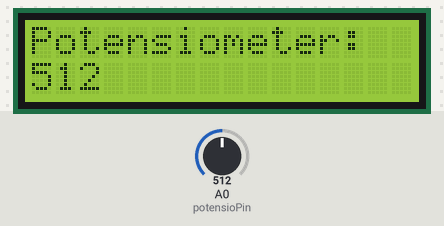
This sketch was run on a simulated Arduino Uno, built with avr-gcc and run on an emulated ATmega328P. On the bench: 16×2 character LCD. The inputs (shaded band) are chosen by the test bench; at power-on: A0 (potensioPin) = 512.

Above: at 3.2 s.
3.3 s: A0 (potensioPin) set to 716
At 4.2 s:
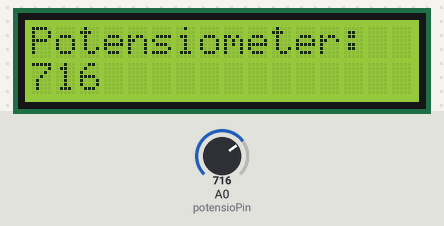
4.8 s: A0 (potensioPin) set to 900
At 5.1 s:
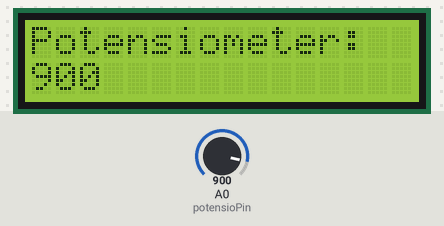
6.3 s: A0 (potensioPin) set to 1023
At 7.3 s:
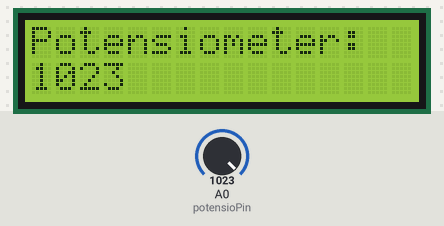
Timing chart, 0 to 9.3 s (numbered marks = the images above; inputs shaded):
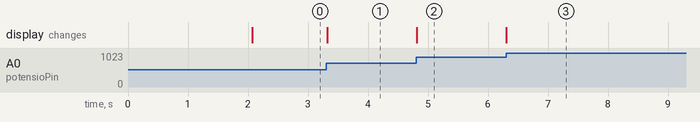

Measured:
- after the input at 3.3 s, the display: changes at once (image 1)
- after the input at 4.8 s, the display: changes at once (image 2)
- after the input at 6.3 s, the display: changes at once (image 3)

The sketch:

potensio_lvc.ino
```cpp
#include <LiquidCrystal.h>
LiquidCrystal lcd(12, 11, 5, 4, 3, 2);

const int potensioPin = A0;
const int LEDPin = 9;

int nilaiPotensio = 0;

void setup() {
  lcd.begin(16, 2);                      // inisialisasi lcd
  lcd.print("RG TECH");           //menulis "RG TECH" di baris pertama
  lcd.setCursor(0, 1);                 // memindahkan kursor ke baris ke dua
  lcd.print ("Belajar Arduino"); // menulis "Belajar Arduino" di baris ke dua
  delay(2000);                            // tunda proses program selama 2000mSec atau 2 detik
  lcd.setCursor (0, 0);                 // memindahkan kursor ke baris pertama
  lcd.print ("Potensiometer:  "); // menulis "Potensiometer" pada baris pertama
  lcd.setCursor(0, 1);                  // memindahkan kursor ke baris ke dua
  lcd.print ("                ");           // sebagai clear screen pada baris ke dua
  Serial.begin(9600);
}

void loop()
{
  nilaiPotensio = analogRead(potensioPin);
  lcd.setCursor (0, 1);
  lcd.print(nilaiPotensio); // menampilkan nilai parameter di dalam kurung
  delay(20);
}
```
